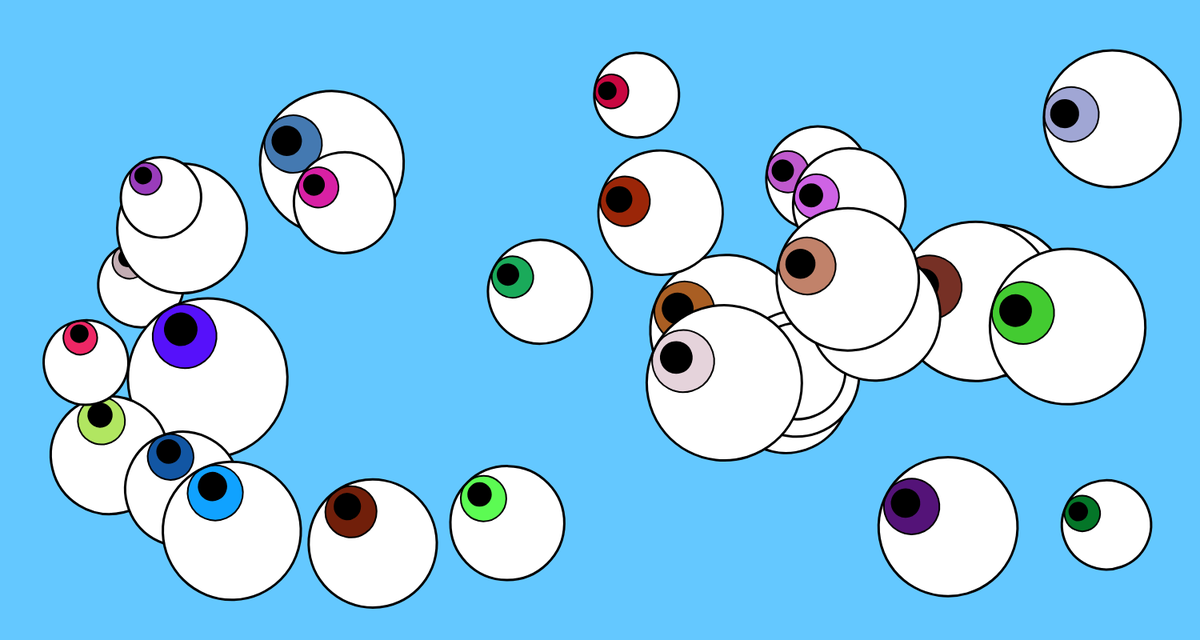
Frame 1 (no input)
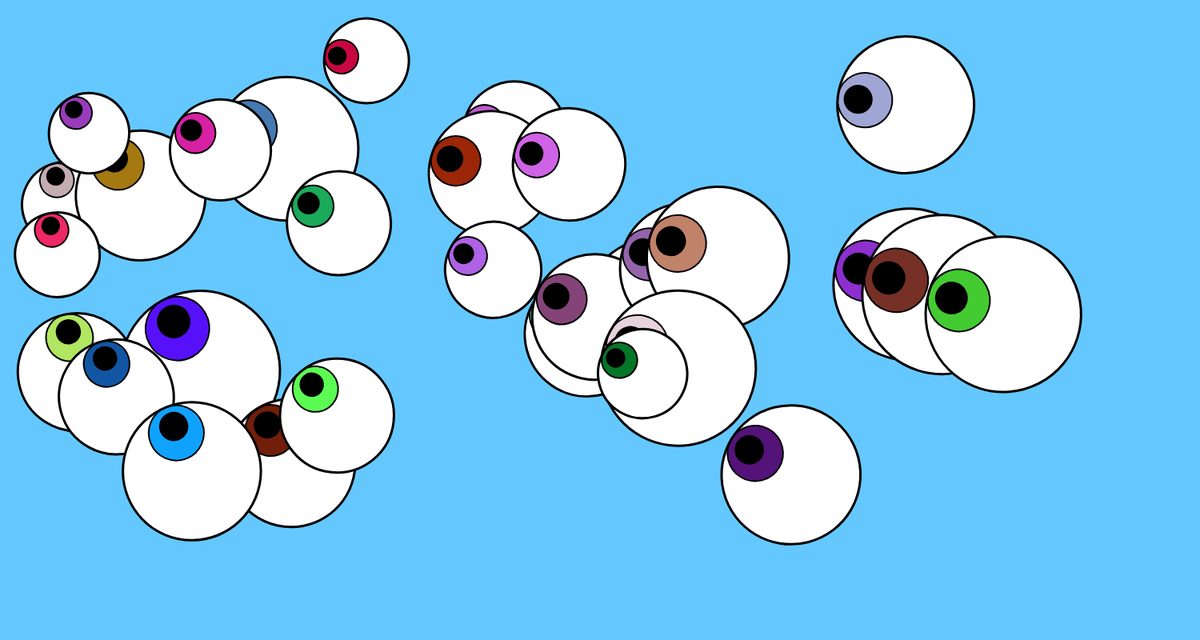
Frame 60 (no input)
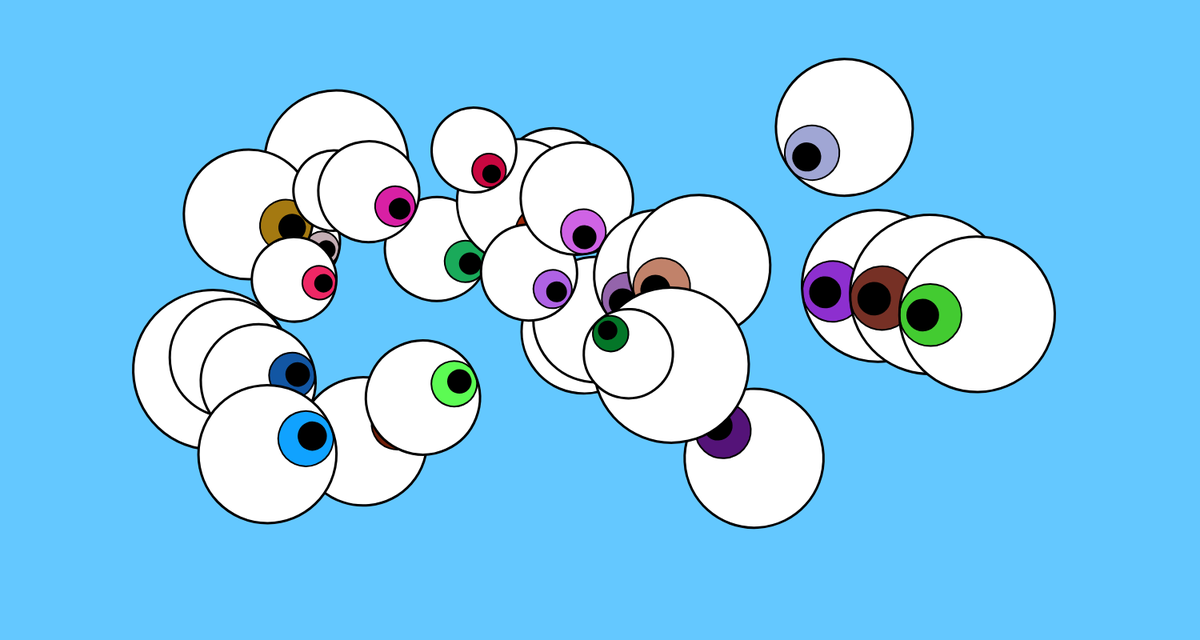
Frame 120 (the mouse pressed at the canvas centre since frame 60)

The p5.js sketch that drew these frames (run headless with seeded random() and noise() and a simulated clock; from frame 60 on, the mouse is pressed at the canvas centre):

// p5.js sketch
// ── sketch.js
let someEyes=[]

function setup(){
    createCanvas(1500,800);
    background(130); 
    for(let eyes=0; eyes<30; eyes++){
        someEyes.push(new Eye())
    }
    console.log(someEyes);  
}

function draw(){
    background(100,200,255);
    someEyes.forEach(eye => eye.update());
    someEyes.forEach(eye => eye.stare());
}
// ── Eyes.js
class Eye {
    constructor(x, y, rotation) {
        this.x = random(100, 1400);
        this.y = random(100, 700);
        this.colourR = random(1, 255);
        this.colourG = random(1, 255);
        this.colourB = random(1, 255);
        this.size = 20 * random(1, 2);
        this.rotation = rotation;
    }



    update() {
        this.dx = mouseX - this.x;
        this.dy = mouseY - this.y;

        this.rotation = Math.atan2(this.dy, this.dx);

        this.x = this.x + (((mouseX + random(-300, 300)) - this.x) * ((41 - this.size) * .0005));
        this.y = this.y + (((mouseY + random(-285, 285)) - this.y) * ((41 - this.size) * .0003));
    }

    stare() {
        push();
        translate(this.x, this.y);
        rotate(this.rotation);
        //white of eye
        fill(255);
        ellipse(0, 0, 5 * this.size);
        //iris
        strokeWeight(2);
        fill(this.colourR, this.colourG, this.colourB);
        ellipse(1.5 * this.size, 0, 2 * this.size);
        fill(0);
        ellipse(1.75 * this.size, 0, this.size)
            //black ring
        noFill();
        strokeWeight(3);
        ellipse(0, 0, 5 * this.size);
        pop();
    }
}
